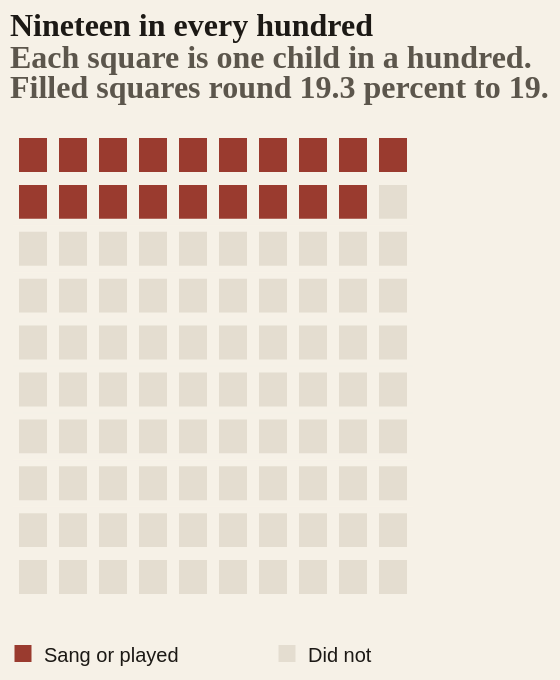

Source (Vega-Lite JSON):
### Vega-Lite specification from a JSON file in a GitHub repository (floating-point values rounded to 4 significant figures)
{"$schema": "https://vega.github.io/schema/vega-lite/v5.json", "description": "Isotype. Nineteen of every hundred children sang or played outside school in 2021–22.", "width": "container", "height": 340, "autosize": {"type": "fit-x", "contains": "padding", "resize": true}, "background": "#f6f1e7", "title": {"text": "Nineteen in every hundred", "subtitle": ["Each square is one child in a hundred.", "Filled squares round 19.3 percent to 19."], "font": "Fraunces, Georgia, serif", "fontSize": 16, "fontWeight": 560, "anchor": "start", "color": "#1c1915", "subtitleFont": "Source Sans 3, sans-serif", "subtitleFontSize": 13, "subtitleColor": "#5c564c", "offset": 12, "limit": 2000}, "data": {"sequence": {"start": 0, "stop": 100, "as": "i"}}, "transform": [{"calculate": "datum.i % 10", "as": "col"}, {"calculate": "floor(datum.i / 10)", "as": "row"}, {"calculate": "datum.i < 19 ? 'Sang or played' : 'Did not'", "as": "group"}], "mark": {"type": "rect", "stroke": "#f6f1e7", "strokeWidth": 3}, "encoding": {"x": {"field": "col", "type": "ordinal", "axis": null, "scale": {"padding": 0.15}}, "y": {"field": "row", "type": "ordinal", "axis": null, "scale": {"padding": 0.15}}, "color": {"field": "group", "type": "nominal", "title": null, "scale": {"domain": ["Sang or played", "Did not"], "range": ["#9a3b2f", "#e4ddd0"]}, "legend": {"orient": "bottom", "direction": "horizontal"}}}, "config": {"font": "Source Sans 3, sans-serif", "legend": {"labelColor": "#1c1915", "labelFontSize": 13}, "view": {"stroke": null}}}
